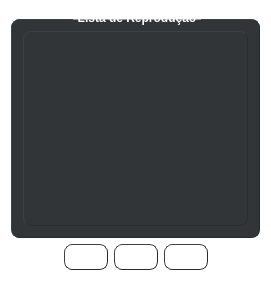
<?xml version="1.0" encoding="UTF-8"?>
<ui version="4.0">
 <class>Player</class>
 <widget class="QWidget" name="Player">
  <property name="geometry">
   <rect>
    <x>0</x>
    <y>0</y>
    <width>271</width>
    <height>281</height>
   </rect>
  </property>
  <property name="windowTitle">
   <string>Player</string>
  </property>
  <property name="styleSheet">
   <string notr="true">/*Custom settings reference

Colors:
litegrey:QLinearGradient(
        x1:0, y1:0,
        x2:0, y2:1,
        stop:0 #c8ced2,
        stop:0.5 #a1a6aa,
        stop:1 #7f8387
    );
grey:QLinearGradient(
        x1:0, y1:0,
        x2:0, y2:1,
        stop:0 #585e62,
        stop:0.5 #474c50,
        stop:1 #393e41
    );
midgrey:QLinearGradient(
        x1:0, y1:0,
        x2:0, y2:1,
        stop:0 #1a1d1e,
        stop:0.2 #2a2d30,
        stop:1 #2d3033
    );
darkgrey:QLinearGradient(
        x1:0, y1:0,
        x2:0, y2:1,
        stop:0 #171a1b,
        stop:0.2 #272a2c,
        stop:1 #232528
    );
blue: QLinearGradient(
        x1:0, y1:0,
        x2:0, y2:1,
        stop:0 #4d93dd,
        stop:0.5 #326fae,
        stop:1 #225a89
    );
green: QLinearGradient(
        x1:0, y1:0,
        x2:0, y2:1,
        stop:0 #6d9b5d,
        stop:0.5 #5e8a4f,
        stop:1 #588449
    );
red: QLinearGradient(
        x1:0, y1:0,
        x2:0, y2:1,
        stop:0 #c05556,
        stop:0.5 #aa4344,
        stop:1 #993839
    );
*/

/*User Custom
#Form{
	background-image: url(:/images/images/background.png);
}*/

/*System Custom*/
*[mandatoryField=&quot;true&quot;] { 
	background-color: QLinearGradient(
        x1:0, y1:0,
        x2:0, y2:1,
        stop:0 #383832,
        stop:0.5 #47473e,
        stop:1 #393932
    );
}

/*QWidget*/
QWidget {
    background-color: transparent;
	color: #ffffff;
	font-family: Arial;
	font-size: 12px;
	font-weight:bold;
}

/*QPushButton*/
QPushButton {
    background-color: QLinearGradient(
        x1:0, y1:0,
        x2:0, y2:1,
        stop:0 #4d93dd,
        stop:0.5 #326fae,
        stop:1 #225a89
    );
	border: 1px outset #282b2e;
	border-radius: 8px;
	padding: 5px;
}
QPushButton:pressed {
    background-color: QLinearGradient(
        x1:0, y1:0,
        x2:0, y2:1,
        stop:0 #1a1d1e,
        stop:0.15 #2a2d30,
        stop:1 #2d3033
    );
 }
QPushButton:disabled {
	color: #888888;
    background-color: QLinearGradient(
        x1:0, y1:0,
        x2:0, y2:1,
        stop:0 #585e62,
        stop:0.5 #474c50,
        stop:1 #393e41
    );
 }

/*QToolButton*/
QToolButton {
    background-color: QLinearGradient(
        x1:0, y1:0,
        x2:0, y2:1,
        stop:0 #4d93dd,
        stop:0.5 #326fae,
        stop:1 #225a89
    );
	border: 1px outset #282b2e;
	border-radius: 8px;
	padding: 5px;
}
QToolButton:pressed {
    background-color: QLinearGradient(
        x1:0, y1:0,
        x2:0, y2:1,
        stop:0 #1a1d1e,
        stop:0.15 #2a2d30,
        stop:1 #2d3033
    );
 }

/*QCheckBox*/
QCheckBox {
	spacing: 5px;
 }
 QCheckBox::indicator {
    width: 18px;
    height: 18px;
    background-color: QLinearGradient(
        x1:0, y1:0,
        x2:0, y2:1,
        stop:0 #1a1d1e,
        stop:0.15 #2a2d30,
        stop:1 #2d3033
    );
	border: none;
	border-radius: 5px;
 }
QCheckBox::indicator:unchecked:hover {
 background-color:QLinearGradient(
        x1:0, y1:0,
        x2:0, y2:1,
        stop:0 #171a1b,
        stop:0.2 #272a2c,
        stop:1 #2a2c20
    );
 }
QCheckBox::indicator:unchecked:pressed {
 background-color:QLinearGradient(
        x1:0, y1:0,
        x2:0, y2:1,
        stop:0 #171a1b,
        stop:0.2 #272a2c,
        stop:1 #2a2c20
    );
 }/*
QCheckBox::indicator:checked {
     image: url(:/images/images/checkbox_checked.png);
 }*/
QCheckBox::indicator:checked:hover {
 background-color:QLinearGradient(
        x1:0, y1:0,
        x2:0, y2:1,
        stop:0 #171a1b,
        stop:0.2 #272a2c,
        stop:1 #2a2c20
    );
 }
QCheckBox::indicator:checked:pressed {
 background-color:QLinearGradient(
        x1:0, y1:0,
        x2:0, y2:1,
        stop:0 #171a1b,
        stop:0.2 #272a2c,
        stop:1 #2a2c20
    );
 }

/*QCheckBox*/
QRadioButton {
	spacing: 5px;
 }
 QRadioButton::indicator {
    width: 18px;
    height: 18px;
    background-color: QLinearGradient(
        x1:0, y1:0,
        x2:0, y2:1,
        stop:0 #1a1d1e,
        stop:0.15 #2a2d30,
        stop:1 #2d3033
    );
	border: none;
	border-radius: 8px;
 }
QRadioButton::indicator:unchecked:hover {
 background-color:QLinearGradient(
        x1:0, y1:0,
        x2:0, y2:1,
        stop:0 #171a1b,
        stop:0.2 #272a2c,
        stop:1 #2a2c20
    );
 }
QRadioButton::indicator:unchecked:pressed {
 background-color:QLinearGradient(
        x1:0, y1:0,
        x2:0, y2:1,
        stop:0 #171a1b,
        stop:0.2 #272a2c,
        stop:1 #2a2c20
    );
 }
/*
QRadioButton::indicator:checked {
     image: url(:/images/images/radiobutton_checked.png);
 }*/
QRadioButton::indicator:checked:hover {
 background-color:QLinearGradient(
        x1:0, y1:0,
        x2:0, y2:1,
        stop:0 #171a1b,
        stop:0.2 #272a2c,
        stop:1 #2a2c20
    );
 }
QRadioButton::indicator:checked:pressed {
 background-color:QLinearGradient(
        x1:0, y1:0,
        x2:0, y2:1,
        stop:0 #171a1b,
        stop:0.2 #272a2c,
        stop:1 #2a2c20
    );
 }

/*QLineEdit*/
QLineEdit {
	border: 1px outset #282b2e;
    border-radius: 8px;
    padding: 5px;
    background-color: QLinearGradient(
        x1:0, y1:0,
        x2:0, y2:1,
        stop:0 #1a1d1e,
        stop:0.15 #2a2d30,
        stop:1 #2d3033
    );
    selection-background-color: black;
 }
QLineEdit:read-only {
     background: QLinearGradient(
        x1:0, y1:0,
        x2:0, y2:1,
        stop:0 #2d3033,
        stop:1 #2d3033
    );
}

/*QAbstractScrollArea*/
QAbstractScrollArea {
	min-height: 25px;
	border: 1px outset #282b2e;
    border-radius: 8px;
    padding: 5px;
    background-color: #313538;
    selection-background-color: rgba(50, 112, 175,50);
 }

/*QTextEdit, QPlainTextEdit*/
QTextEdit, QPlainTextEdit {
/*   background-image: url(:images/images/sizegrip.png);*/
	background-repeat:no-repeat;
    background-position: bottom right;
    background-attachment: scroll;
    background-color: QLinearGradient(
        x1:0, y1:0,
        x2:0, y2:1,
        stop:0 #1a1d1e,
        stop:0.05 #2a2d30,
        stop:1 #2d3033
    );
    selection-background-color: black;
 }

/*QScrollBar*/
QScrollBar:horizontal {
    background-color: QLinearGradient(
        x1:0, y1:0,
        x2:0, y2:1,
        stop:0 #171a1b,
        stop:0.2 #272a2c,
        stop:1 #232528
    );
	max-height: 8px;
    border-radius: 4px;
}
QScrollBar::handle:horizontal {
    background-color: QLinearGradient(
        x1:0, y1:0,
        x2:0, y2:1,
        stop:0 #c8ced2,
        stop:0.5 #a1a6aa,
        stop:1 #7f8387
    );
    border-radius: 4px;
}
QScrollBar::handle:horizontal:hover, QScrollBar::handle:horizontal:pressed {
    background-color: QLinearGradient(
        x1:0, y1:0,
        x2:0, y2:1,
        stop:0 #c8ced2,
        stop:1 #a1a6aa
    );
    border-radius: 4px;
}
QScrollBar::add-line:horizontal {
      background: none;
}
QScrollBar::sub-line:horizontal {
      background: none;
}
QScrollBar::add-line:horizontal:hover, QScrollBar::add-line:horizontal:pressed , QScrollBar::sub-line:horizontal:hover, QScrollBar::sub-line:horizontal:pressed {
      background: none;
}
QScrollBar::left-arrow:horizontal {
      background: none;
}
QScrollBar::right-arrow:horizontal{
      background: none;
}
QScrollBar::add-page:horizontal, QScrollBar::sub-page:horizontal {
    background: none;
}


QScrollBar:vertical {
    background-color: QLinearGradient(
        x1:0, y1:0,
        x2:0, y2:1,
        stop:0 #171a1b,
        stop:0.2 #272a2c,
        stop:1 #232528
    );
	max-width: 8px;
    border-radius: 4px;
}
QScrollBar::handle:vertical {
    background-color: QLinearGradient(
        x1:0, y1:0,
        x2:0, y2:1,
        stop:0 #c8ced2,
        stop:0.5 #a1a6aa,
        stop:1 #7f8387
    );
    border-radius: 4px;
}
QScrollBar::handle:vertical:hover, QScrollBar::handle:vertical:pressed {
    background-color: QLinearGradient(
        x1:0, y1:0,
        x2:0, y2:1,
        stop:0 #c8ced2,
        stop:1 #a1a6aa
    );
}
QScrollBar::add-line:vertical {
      background: none;
}
QScrollBar::sub-line:vertical {
      background: none;
}
QScrollBar::add-line:vertical:hover, QScrollBar::add-line:vertical:pressed , QScrollBar::sub-line:vertical:hover, QScrollBar::sub-line:vertical:pressed {
      background: none;
}
QScrollBar::up-arrow:vertical, QScrollBar::down-arrow:vertical {	
      background: none;
}
QScrollBar::down-arrow:vertical {	
      background: none;
}
QScrollBar::add-page:vertical, QScrollBar::sub-page:vertical {
      background: none;
}

/*QSlider*/
QSlider:groove:horizontal  {
    background-color: QLinearGradient(
        x1:0, y1:0,
        x2:0, y2:1,
        stop:0 #171a1b,
        stop:0.2 #272a2c,
        stop:1 #232528
    );
    border-radius: 8px;
}
QSlider::handle:horizontal {
    background-color: QLinearGradient(
        x1:0, y1:0,
        x2:0, y2:1,
        stop:0 #c8ced2,
        stop:0.5 #a1a6aa,
        stop:1 #7f8387
    );
    border-radius: 8px;
	width: 30px;
}
QSlider::handle:horizontal:hover, QSlider::handle:horizontal:pressed {
    background-color: QLinearGradient(
        x1:0, y1:0,
        x2:0, y2:1,
        stop:0 #c8ced2,
        stop:1 #a1a6aa
    );
    border-radius: 8px;
}

QSlider:groove:vertical  {
    background-color: QLinearGradient(
        x1:0, y1:0,
        x2:0, y2:1,
        stop:0 #171a1b,
        stop:0.2 #272a2c,
        stop:1 #232528
    );
    border-radius: 8px;
}
QSlider::handle:vertical {
    background-color: QLinearGradient(
        x1:0, y1:0,
        x2:0, y2:1,
        stop:0 #c8ced2,
        stop:0.5 #a1a6aa,
        stop:1 #7f8387
    );
    border-radius: 8px;
	height: 30px;
}
QSlider::handle:vertical:hover, QSlider::handle:vertical:pressed {
    background-color: QLinearGradient(
        x1:0, y1:0,
        x2:0, y2:1,
        stop:0 #c8ced2,
        stop:1 #a1a6aa
    );
    border-radius: 8px;
}

/*QGroupBox*/
QGroupBox {
     background-color: #313538;
	 border: 1px outset #282b2e;
     border-radius: 8px;
     margin-top: 8px;
 }
 QGroupBox::title {
     subcontrol-origin: margin;
     subcontrol-position: top center;
     padding: 0 3px;
 }

/*QProgressBar*/
QProgressBar {
     text-align: center;
	 border: 1px outset #282b2e;
     border-radius: 8px;
     background-color: QLinearGradient(
        x1:0, y1:0,
        x2:0, y2:1,
        stop:0 #171a1b,
        stop:0.2 #272a2c,
        stop:1 #232528
    );
 }
 QProgressBar::chunk {
    border-radius: 8px;
 	background-color: QLinearGradient(
        x1:0, y1:0,
        x2:0, y2:1,
        stop:0 #4d93dd,
        stop:0.5 #326fae,
        stop:1 #225a89
    );
 }

/*QLabel*/
QLabel {
	 border: 1px outset #282b2e;
     border-radius: 8px;
	 padding: 5px;
     background-color: QLinearGradient(
        x1:0, y1:0,
        x2:0, y2:1,
        stop:0 #585e62,
        stop:0.1 #474c50,
        stop:0.9 #474c50,
        stop:1 #393e41
    );
 }

/*QStatusBar*/
QStatusBar {
	 font-size: 11px;
	 border: 1px outset #282b2e;
     border-radius: 6px;
	 margin: 2px;
	 padding: 3px;
     background-color: QLinearGradient(
        x1:0, y1:0,
        x2:0, y2:1,
        stop:0 #585e62,
        stop:0.1 #474c50,
        stop:0.9 #474c50,
        stop:1 #393e41
    );
 }

/*QMenuBar*/
QMenuBar {
	 font-size: 11px;
	 border: 1px outset #282b2e;
     border-radius: 6px;
	 margin: 2px;
     background-color: QLinearGradient(
        x1:0, y1:0,
        x2:0, y2:1,
        stop:0 #585e62,
        stop:0.1 #474c50,
        stop:0.9 #474c50,
        stop:1 #393e41
    );
 }
 QMenuBar::item {
     spacing: 10px;
     padding: 5px;
     background: transparent;
     border-radius: 4px;
 }
 QMenuBar::item:selected { 
    border-radius: 6px;
	border: 1px outset #282b2e;
	background-color: QLinearGradient(
        x1:0, y1:0,
        x2:0, y2:1,
        stop:0 #c8ced2,
        stop:0.5 #a1a6aa,
        stop:1 #7f8387
    );
 }
 QMenuBar::item:pressed {
    background-color: QLinearGradient(
        x1:0, y1:0,
        x2:0, y2:1,
        stop:0 #c8ced2,
        stop:1 #a1a6aa
    );
 }

/*QMenu*/
QMenu {
	font-size: 11px;
	border: 1px outset #282b2e;
    border-radius: 6px;
	margin: 2px;
    background-color: QLinearGradient(
        x1:0, y1:0,
        x2:0, y2:1,
        stop:0 #585e62,
        stop:0.1 #474c50,
        stop:0.9 #474c50,
        stop:1 #393e41
    );
 }
 QMenu::item {
    border-radius: 6px;
    padding: 5px;
    border: 1px solid transparent;
	background-color: transparent;
 }
 QMenu::item:selected {
    border-radius: 6px;
	border: 1px outset #282b2e;
	background-color: QLinearGradient(
        x1:0, y1:0,
        x2:0, y2:1,
        stop:0 #c8ced2,
        stop:0.5 #a1a6aa,
        stop:1 #7f8387
    );
 }
 QMenu::icon:checked {
     background: gray;
     border: 1px inset gray;
     position: absolute;
     top: 1px;
     right: 1px;
     bottom: 1px;
     left: 1px;
 }
 QMenu::separator {
     height: 1px;
     background-color: QLinearGradient(
        x1:0, y1:0,
        x2:0, y2:1,
        stop:0 #171a1b,
        stop:0.2 #272a2c,
        stop:1 #232528
    );
     margin-left: 5px;
     margin-right: 5px;
 }
 QMenu::indicator {
     width: 13px;
     height: 13px;
 }

/*QHeaderView*/
QHeaderView::section {
    background-color: QLinearGradient(
        x1:0, y1:0,
        x2:0, y2:1,
        stop:0 #585e62,
        stop:0.5 #474c50,
        stop:1 #393e41
    );
	border: 1px outset #282b2e;
	border-radius: 8px;
	padding: 0px 5px 0 5px;
}
QHeaderView::section {
    background-color: QLinearGradient(
        x1:0, y1:0,
        x2:0, y2:1,
        stop:0 #585e62,
        stop:0.5 #474c50,
        stop:1 #393e41
    );
	border: 1px outset #282b2e;
	border-radius: 8px;
	padding: 0px 5px 0 5px;
}
QHeaderView::section:hover {
    background-color: QLinearGradient(
        x1:0, y1:0,
        x2:0, y2:1,
        stop:0 #171a1b,
        stop:0.2 #272a2c,
        stop:1 #232528
    );
}
 QHeaderView::section:checked{
    background-color: #232528;
}
/*
QHeaderView::down-arrow {
    image: url(:images/images/down_arrow.png);
 }
QHeaderView::up-arrow {
    image: url(:images/images/up_arrow.png);
}
*/
/*QTreeView*/
QTreeView QAbstractScrollArea {
    background-color: transparent;
	border: none;
	padding: 0px;
}
QTreeView QHeaderView::section {
	font-size: 11px;
	text-align: center;
	margin-bottom:5px;
}
/*
QTreeView::branch:has-siblings:!adjoins-item {
     border-image: url(:images/images/vline.png) 0;
}
 QTreeView::branch:has-siblings:adjoins-item {
     border-image: url(:images/images/branch-more.png) 0;
}
 QTreeView::branch:!has-children:!has-siblings:adjoins-item {
     border-image: url(:images/images/branch-end.png) 0;
}
QTreeView::branch:has-children:!has-siblings:closed,
QTreeView::branch:closed:has-children:has-siblings {
         border-image: none;
         image: url(:images/images/branch-closed.png);
}

 QTreeView::branch:open:has-children:!has-siblings,
 QTreeView::branch:open:has-children:has-siblings  {
         border-image: none;
         image: url(:images/images/branch-open.png);
}
*/

/*QTableView*/
QTableView QAbstractScrollArea {
    background-color: transparent;
	border: none;
	padding: 0px;
}
QTableView QHeaderView::section {
	font-size: 11px;
	margin-bottom:5px;
}
QTableView QTableCornerButton::section {
    background-color: QLinearGradient(
        x1:0, y1:0,
        x2:0, y2:1,
        stop:0 #4d93dd,
        stop:0.5 #326fae,
        stop:1 #225a89
    );
	border: 1px outset #282b2e;
	border-radius: 8px;
	padding: 5px;
 }

/*QComboBox*/
QComboBox {
	border: 1px outset #282b2e;
	background-color: QLinearGradient(
        x1:0, y1:0,
        x2:0, y2:1,
        stop:0 #585e62,
        stop:0.5 #474c50,
        stop:1 #393e41
    );
     border-radius: 8px;
     padding: 5px 18px 5px 5px;
     min-width: 30px;
 }
 QComboBox:editable {
	background-color: QLinearGradient(
        x1:0, y1:0,
        x2:0, y2:1,
        stop:0 #585e62,
        stop:0.5 #474c50,
        stop:1 #393e41
    );
 }
 QComboBox:!editable, QComboBox::drop-down:editable {
      background: QLinearGradient(
        x1:0, y1:0,
        x2:0, y2:1,
        stop:0 #585e62,
        stop:0.5 #474c50,
        stop:1 #393e41
    );
 }
 QComboBox:!editable:on, QComboBox::drop-down:editable:on {
     background: QLinearGradient(
        x1:0, y1:0,
        x2:0, y2:1,
        stop:0 #1a1d1e,
        stop:0.2 #2a2d30,
        stop:1 #2d3033
    );
 }
 QComboBox::drop-down {
     subcontrol-origin: padding;
     subcontrol-position: top right;
     width: 20px;

	background-color:QLinearGradient(
        x1:0, y1:0,
        x2:0, y2:1,
        stop:0 #c8ced2,
        stop:0.5 #a1a6aa,
        stop:1 #7f8387
    );

     border-left-width: 1px;
     border-left-color: #2d3033;
     border-left-style: solid;
     border-top-right-radius: 8px;
     border-bottom-right-radius: 8px;
 }
/*
 QComboBox::down-arrow {
    image: url(:images/images/down_arrow.png);
 }
 QComboBox::down-arrow:on {
    image: url(:images/images/up_arrow.png);
 }
*/
/*QSpinBox*/
QSpinBox {
	border: 1px outset #282b2e;
	border-radius: 8px;
	padding:5px;
     padding-right: 20px;
     background: QLinearGradient(
        x1:0, y1:0,
        x2:0, y2:1,
        stop:0 #1a1d1e,
        stop:0.2 #2a2d30,
        stop:1 #2d3033
    );
    selection-background-color: black;
 }
 QSpinBox::up-button {
     subcontrol-position: top right;
     border-top-right-radius: 8px;
	top:1px;
	background-color:QLinearGradient(
        x1:0, y1:0,
        x2:0, y2:1,
        stop:0 #c8ced2,
        stop:0.5 #a1a6aa,
        stop:1 #7f8387
    );
 }
 QSpinBox::up-arrow {
     image: url(:/images/images/up_arrow.png);
 }
 QSpinBox::up-button:hover QSpinBox::up-button:pressed {
     border-color: #a1a6aa;
 }
 QSpinBox::down-button {
     subcontrol-position: bottom right;
     border-bottom-right-radius: 8px;
	background-color:QLinearGradient(
        x1:0, y1:0,
        x2:0, y2:1,
        stop:0 #c8ced2,
        stop:0.5 #a1a6aa,
        stop:1 #7f8387
    );
 }
 QSpinBox::down-arrow {
     image: url(:/images/images/down_arrow.png);
 }
 QSpinBox::down-button:hover QSpinBox::down-button:pressed {
     border-color: #a1a6aa;
 }

/*QDoubleSpinBox*/
QDoubleSpinBox {
	border: 1px outset #282b2e;
	border-radius: 8px;
	padding:5px;
     padding-right: 20px;
     background: QLinearGradient(
        x1:0, y1:0,
        x2:0, y2:1,
        stop:0 #1a1d1e,
        stop:0.2 #2a2d30,
        stop:1 #2d3033
    );
    selection-background-color: black;
 }
 QDoubleSpinBox::up-button {
     subcontrol-position: top right;
     border-top-right-radius: 8px;
	top:1px;
	background-color:QLinearGradient(
        x1:0, y1:0,
        x2:0, y2:1,
        stop:0 #c8ced2,
        stop:0.5 #a1a6aa,
        stop:1 #7f8387
    );
 }
/*
 QDoubleSpinBox::up-arrow {
     image: url(:/images/images/up_arrow.png);
 }*/
 QDoubleSpinBox::up-button:hover QDoubleSpinBox::up-button:pressed {
     border-color: #a1a6aa;
 }
 QDoubleSpinBox::down-button {
     subcontrol-position: bottom right;
     border-bottom-right-radius: 8px;
	background-color:QLinearGradient(
        x1:0, y1:0,
        x2:0, y2:1,
        stop:0 #c8ced2,
        stop:0.5 #a1a6aa,
        stop:1 #7f8387
    );
 }
/*
 QDoubleSpinBox::down-arrow {
     image: url(:/images/images/down_arrow.png);
 }*/
 QDoubleSpinBox::down-button:hover QDoubleSpinBox::down-button:pressed {
     border-color: #a1a6aa;
 }

/*QTimeEdit*/
QTimeEdit {
	border: 1px outset #282b2e;
	border-radius: 8px;
	padding:5px;
     padding-right: 20px;
     background: QLinearGradient(
        x1:0, y1:0,
        x2:0, y2:1,
        stop:0 #1a1d1e,
        stop:0.2 #2a2d30,
        stop:1 #2d3033
    );
    selection-background-color: black;
 }
 QTimeEdit::up-button {
     subcontrol-position: top right;
     border-top-right-radius: 8px;
	top:1px;
	background-color:QLinearGradient(
        x1:0, y1:0,
        x2:0, y2:1,
        stop:0 #c8ced2,
        stop:0.5 #a1a6aa,
        stop:1 #7f8387
    );
 }
/*
 QTimeEdit::up-arrow {
     image: url(:/images/images/up_arrow.png);
 }*/
 QTimeEdit::up-button:hover QTimeEdit::up-button:pressed {
     border-color: #a1a6aa;
 }
 QTimeEdit::down-button {
     subcontrol-position: bottom right;
     border-bottom-right-radius: 8px;
	background-color:QLinearGradient(
        x1:0, y1:0,
        x2:0, y2:1,
        stop:0 #c8ced2,
        stop:0.5 #a1a6aa,
        stop:1 #7f8387
    );
 }
/*
 QTimeEdit::down-arrow {
     image: url(:/images/images/down_arrow.png);
 }*/
 QTimeEdit::down-button:hover QTimeEdit::down-button:pressed {
     border-color: #a1a6aa;
 }

/*QDateTimeEdit*/
QDateTimeEdit {
	border: 1px outset #282b2e;
	border-radius: 8px;
	padding:5px;
     padding-right: 20px;
     background: QLinearGradient(
        x1:0, y1:0,
        x2:0, y2:1,
        stop:0 #1a1d1e,
        stop:0.2 #2a2d30,
        stop:1 #2d3033
    );
    selection-background-color: black;
 }
 QDateTimeEdit::up-button {
     subcontrol-position: top right;
     border-top-right-radius: 8px;
	top:1px;
	background-color:QLinearGradient(
        x1:0, y1:0,
        x2:0, y2:1,
        stop:0 #c8ced2,
        stop:0.5 #a1a6aa,
        stop:1 #7f8387
    );
 }/*
 QDateTimeEdit::up-arrow {
     image: url(:/images/images/up_arrow.png);
 }*/
 QDateTimeEdit::up-button:hover QDateTimeEdit::up-button:pressed {
     border-color: #a1a6aa;
 }
 QDateTimeEdit::down-button {
     subcontrol-position: bottom right;
     border-bottom-right-radius: 8px;
	background-color:QLinearGradient(
        x1:0, y1:0,
        x2:0, y2:1,
        stop:0 #c8ced2,
        stop:0.5 #a1a6aa,
        stop:1 #7f8387
    );
 }/*
 QDateTimeEdit::down-arrow {
     image: url(:/images/images/down_arrow.png);
 }*/
 QDateTimeEdit::down-button:hover QDateTimeEdit::down-button:pressed {
     border-color: #a1a6aa;
 }

/*QTabWidget*/
QTabWidget::pane { /* The tab widget frame */
     border-top: 1px solid #272a2c;
     position: absolute;
     top: -0.75em;
 }
 QTabWidget::tab-bar {
     alignment: center;
 }
 QTabBar::tab {
    background-color: QLinearGradient(
        x1:0, y1:0,
        x2:0, y2:1,
        stop:0 #585e62,
        stop:0.5 #474c50,
        stop:1 #393e41
    );
	border-radius: 8px;
    min-width: 8ex;
    padding: 5px;
	margin: 0px 2px 0px 2px;
 }
 QTabBar::tab:selected, QTabBar::tab:hover {
     background-color: QLinearGradient(
        x1:0, y1:0,
        x2:0, y2:1,
        stop:0 #171a1b,
        stop:0.2 #272a2c,
        stop:1 #232528
    );
 }
 QTabBar::tab:selected {
     border-color: #9B9B9B;
     border-bottom-color: #C2C7CB; 
 }

/*QToolBox*/
QToolBox::tab {
     background-color: QLinearGradient(
        x1:0, y1:0,
        x2:0, y2:1,
        stop:0 #585e62,
        stop:0.5 #474c50,
        stop:1 #393e41
    );
     border-radius: 5px;
     color: darkgray;
 }
 QToolBox::tab:selected {
     color: white;
 }
 QToolBox::tab:hover {
     background-color: QLinearGradient(
        x1:0, y1:0,
        x2:0, y2:1,
        stop:0 #171a1b,
        stop:0.2 #272a2c,
        stop:1 #232528
    );
 }

/*QDial*/
QDial {
     background-color: QLinearGradient(
        x1:0, y1:0,
        x2:0, y2:1,
        stop:0 #585e62,
        stop:0.5 #474c50,
        stop:1 #393e41
    );
 }</string>
  </property>
  <layout class="QVBoxLayout" name="verticalLayout_2">
   <item>
    <widget class="QGroupBox" name="groupBox">
     <property name="title">
      <string>Lista de Reprodução</string>
     </property>
     <layout class="QVBoxLayout" name="verticalLayout">
      <item>
       <widget class="QListWidget" name="listaDeReproducao"/>
      </item>
     </layout>
    </widget>
   </item>
   <item>
    <layout class="QHBoxLayout" name="horizontalLayout">
     <item>
      <spacer name="horizontalSpacer_2">
       <property name="orientation">
        <enum>Qt::Horizontal</enum>
       </property>
       <property name="sizeHint" stdset="0">
        <size>
         <width>40</width>
         <height>20</height>
        </size>
       </property>
      </spacer>
     </item>
     <item>
      <widget class="QPushButton" name="botaoBack">
       <property name="text">
        <string/>
       </property>
       <property name="icon">
        <iconset resource="icones.qrc">
         <normaloff>:/img/backward.png</normaloff>:/img/backward.png</iconset>
       </property>
      </widget>
     </item>
     <item>
      <widget class="QPushButton" name="botaoPlay">
       <property name="text">
        <string/>
       </property>
       <property name="icon">
        <iconset resource="icones.qrc">
         <normaloff>:/img/play.png</normaloff>:/img/play.png</iconset>
       </property>
      </widget>
     </item>
     <item>
      <widget class="QPushButton" name="botaoNext">
       <property name="text">
        <string/>
       </property>
       <property name="icon">
        <iconset resource="icones.qrc">
         <normaloff>:/img/forward.png</normaloff>:/img/forward.png</iconset>
       </property>
      </widget>
     </item>
     <item>
      <spacer name="horizontalSpacer">
       <property name="orientation">
        <enum>Qt::Horizontal</enum>
       </property>
       <property name="sizeHint" stdset="0">
        <size>
         <width>40</width>
         <height>20</height>
        </size>
       </property>
      </spacer>
     </item>
    </layout>
   </item>
  </layout>
 </widget>
 <layoutdefault spacing="6" margin="11"/>
 <resources>
  <include location="icones.qrc"/>
 </resources>
 <connections/>
</ui>
